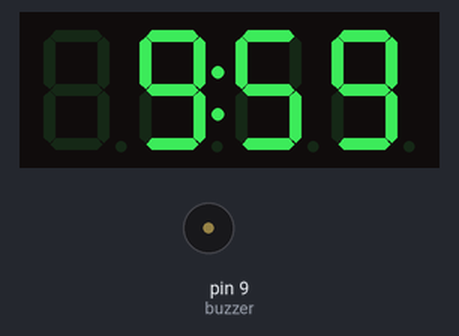
The sketch below on a simulated Arduino Uno, built with avr-gcc and run on an emulated ATmega328P. On the bench: 4-digit seven-segment display, buzzer (waves = sounding). What the sketch prints to the serial monitor is not drawn.

Above: at 0.1 s.
At 18.6 s:
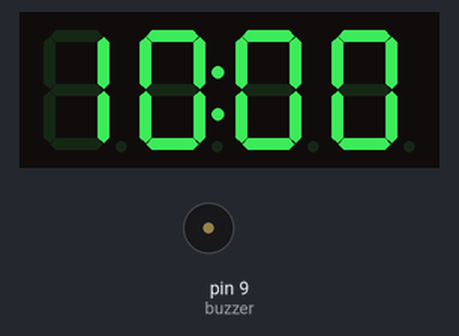
At 69.1 s:
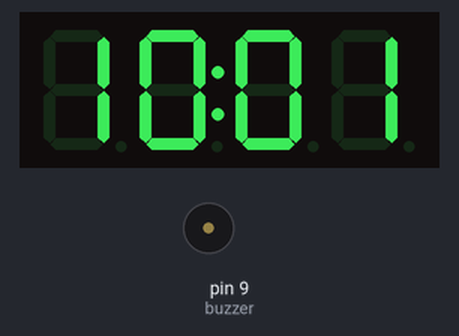
At 129.1 s:
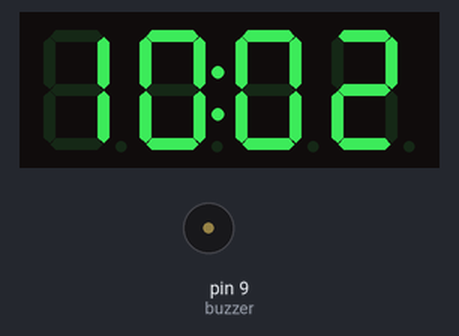
Timing chart, 0 to 130.0 s (numbered marks = the images above):
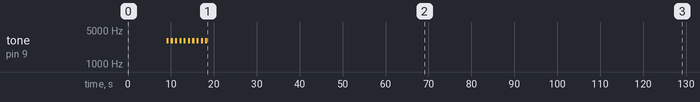

The sketch:

digital_clock_AM_PM.ino
```cpp
/*

References:

Adafruit LED Backpacks, Page 39 of 74 (wiring)
https://us.rs-online.com/m/d/b79e41ef35af9ade9f1fced30a55a922.pdf

Arduino Library for HT16K33 4x7segment display
https://github.com/RobTillaart/HT16K33

Demo Display Time (code)
https://github.com/RobTillaart/HT16K33/blob/master/examples/demo_displayTime/demo_displayTime.ino

HT16K33 Backpack to Arduino UNO R3 Terminals
  IO    --> Jumper to 5V
  +     --> 5V
  -     --> GND
  D     --> SDA
  C     --> SCL

*/

#include "HT16K33.h"

HT16K33 seg(0x70);

// Manual input of initial hour, minute and seconds
int hour = 9;
int minute = 59;
int second = 50;

// Set the inteval to 500 ms or .5 sec
int interval = 500;

const int buzzer = 9; //buzzer to arduino pin 9
int beepCount = 0;

void setup() {
  Serial.begin(115200);
  Serial.println(__FILE__);

  seg.begin();
  Wire.setClock(100000);
  seg.displayOn();
  seg.setDigits(4);

  pinMode(buzzer, OUTPUT); // Set buzzer - pin 9 as an output
}

void loop() {

  // The logic for the time based on a 24-hour format
  if (second == 59){
    second = 0;
    if (minute == 59){
      minute = 0;
      if (hour == 23){
        hour = 0;
      } else {
        hour++;
      }

      // if (hour > 12){
      //   beepCount = hour - 12;
      // } else {
      //   beepCount = hour;
      // }
    } else {
      minute++;
    }
  } else {
    second++;
  }

  // Get the number of beeps base on the hour
  if ((minute == 0) && (second == 0)) {
    if (hour > 12){
      beepCount = hour - 12;
    } else {
      beepCount = hour;
    }
  }

  // Translate the 24-hour to 12-hour format
  // Use the upper left point to indicate AM
  // Use the lower left point to indicate PM
  if (hour == 0){ // 00:00 --> 12:00AM
    seg.displayTime(12, minute, true, false);
    seg.displayExtraLeds(0x06); // upper left point + colon
    beepOn();
    delay(interval);
    seg.displayExtraLeds(0x04); // upper left point only
    beepOff();
    delay(interval);
  } else if ((hour > 0) && (hour < 12) ){ // 01:00-11:00 --> 1:00AM-11:00AM
    seg.displayTime(hour, minute, true, false);
    seg.displayExtraLeds(0x06); // upper left point + colon
    beepOn();
    delay(interval);
    seg.displayExtraLeds(0x04); // upper left point only
    beepOff();
    delay(interval);
  } else if (hour == 12){ // 12:00 --> 12:00PM
    seg.displayTime(12, minute, true, false);
    seg.displayExtraLeds(0x0A); // lower left point + colon
    beepOn();
    delay(interval);
    seg.displayExtraLeds(0x08); // lower left point only
    beepOff();
    delay(interval);
  } else { // 13:00-23:00 --> 1:00PM-11:00PM
    seg.displayTime(hour - 12, minute, true, false);
    seg.displayExtraLeds(0x0A); // lower left point + colon
    beepOn();
    delay(interval);
    seg.displayExtraLeds(0x08); // lower left point only
    beepOff();
    delay(interval);
  }

  beepCount--;
}

void beepOn() {
  if (beepCount > 0) {
    tone(buzzer, 3000); // Send 1KHz sound signal...
  }
}

void beepOff() {
  noTone(buzzer);     // Stop sound...
}

/* displayExtraLeds() pattern based on mask

0x00/0x01 - all off
0x02/0x03 - colon
0x04/0x05 - upper left point
0x06/0x07 - upper left point + colon
0x08/0x09 - lower left point
0x0A/0x0B - lower left point + colon
0x0C/0x0D - upper left point + lower left point
0x0E/0x0F - upper left point + lower left point + colon
0x10/0x11 - upper point
0x12/0x13 - upper point + colon
0x14/0x15 - upper point + upper left point
0x16/0x17 - upper point + upper left point + colon
0x18/0x19 - upper point + lower left point

*/
```

Measured:
- by itself, tone on pin 9 (buzzer): silent → 3000 Hz at 9.0 s, → silent 0.50 s later, → 3000 Hz 0.50 s later, → silent 0.50 s later, … (20 changes in this stretch)
- what the display in image 2 shows lasts 60.1 s, from 69.0 s to 129.1 s
